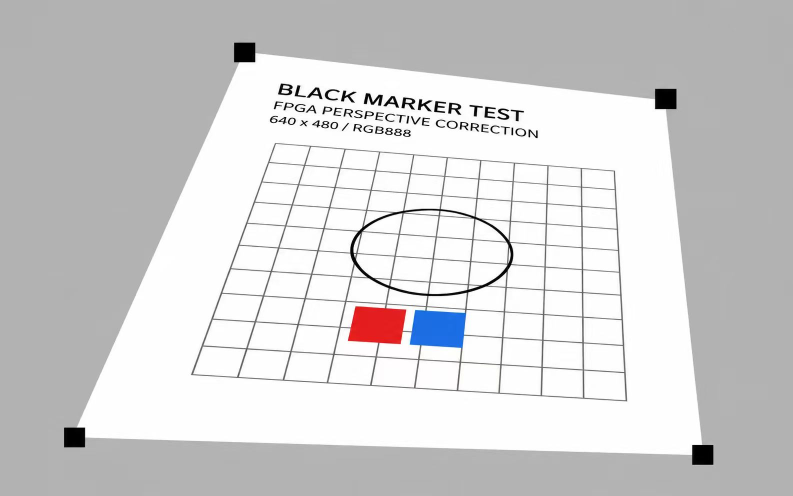
#> input picture member_c/IntegratedBaseline/board_next_20261016/review/materials/original_black_chart.jpg, 1586 x 992 px (shown at 1/2 size)
$ python software_black_chart_reference.py
#> lines starting #> are read from the running program, lines starting #| are printed output that depends on the picture; after the words box and inside, x2 and y2 are one past the last pixel; in counts of white or black regions, pixels touching at a corner belong together
"""Independent OpenCV example in ORIGINAL JPG coordinates, not camera pixels."""
from pathlib import Path
import hashlib
import json
import shutil
import cv2
import numpy as np

HERE=Path(__file__).resolve().parent
MATERIALS=HERE/'materials'
INPUTS={
 'original_black_chart.jpg':Path('C:/Users/Lenovo/AppData/Local/Temp/codex-clipboard-4dbd4c15-fa66-48f1-8ae4-d6f4207d5c69.jpg'),
 'board_black_chart_output.png':Path('C:/Users/Lenovo/AppData/Local/Temp/codex-clipboard-7fc8fda7-25b2-49fb-87fe-07a0092173dd.png'),
 'board_colored_chart_output.png':Path('C:/Users/Lenovo/AppData/Local/Temp/codex-clipboard-464238eb-ad39-4941-a8c1-a7bcea16f833.png')}

def main():
    MATERIALS.mkdir(exist_ok=True)
    source_manifest=[]
    for name,source in INPUTS.items():
        dest=MATERIALS/name
        shutil.copyfile(source,dest)
        source_manifest.append({'archive':str(dest),'original_path':str(source),
                                'sha256':hashlib.sha256(dest.read_bytes()).hexdigest(),
                                'space':'original_test_file' if name.startswith('original') else 'board_output_screenshot_not_raw_camera_input'})
    image=cv2.imread(str(MATERIALS/'original_black_chart.jpg'))
#> image is the input picture: shape (992, 1586, 3); mean B, G, R 209.3, 208.8, 209.3
    black=np.all(image<=64,axis=2).astype('uint8')
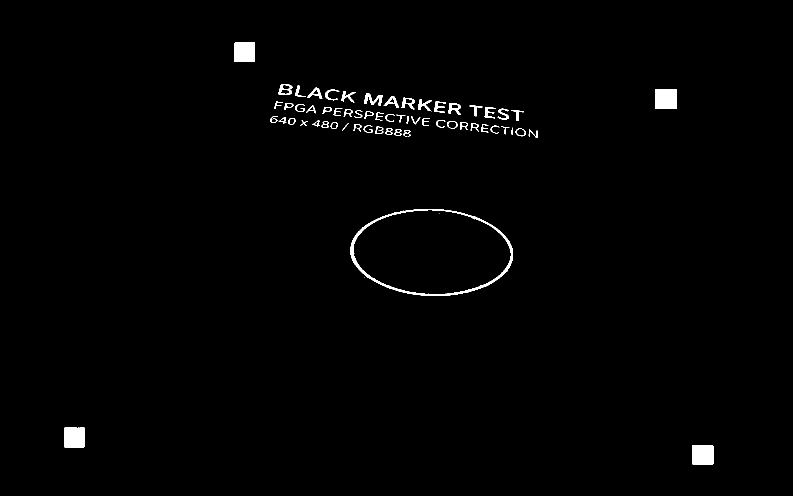
#> black: shape (992, 1586) (shown at 1/2 size); values 0 (black) and 1 (white), 1% white; 62 white regions (3 under 20 px), largest, box (x1, y1, x2, y2) and area: (701, 418, 1026, 592) 3351, (1310, 178, 1353, 218) 1699, (128, 855, 170, 895) 1672
    _,labels,stats,centers=cv2.connectedComponentsWithStats(black,8)
#> labels: shape (992, 1586) int32; 63 distinct labels, from 0 to 62
#> stats = 63 rows, first 6: [0, 0, 1586, 992, 1556862], [468, 85, 42, 39, 1636], [557, 168, 28, 22, 295], [590, 171, 21, 23, 141], [614, 175, 31, 23, 240], [650, 179, 29, 22, 186]; centers = 63 pairs, first value 148.5 to 1405.5, second value 104 to 909
    candidates=[]
    for stat,center in zip(stats[1:],centers[1:]):
        x,y,w,h,area=map(int,stat)
        if 25<=w<=70 and 25<=h<=70 and area>500 and area/(w*h)>.8:
            candidates.append(center)
#> this loop made 62 passes
#> (center, x, y, w, h, area) on passes 1 to 12: ([488.5, 104], 468, 85, 42, 39, 1636), ([570.4, 178.9], 557, 168, 28, 22, 295), ([596.3, 183.6], 590, 171, 21, 23, 141), ([631, 186.3], 614, 175, 31, 23, 240), ([660.3, 189], 650, 179, 29, 22, 186), ([1331.3, 197.4], 1310, 178, 43, 40, 1699), ([694.3, 192.5], 682, 182, 30, 23, 244), ([746, 198.4], 728, 187, 37, 24, 399), ([783.6, 203.6], 767, 192, 31, 23, 241), ([815.7, 205.7], 803, 195, 27, 24, 276), ([847.2, 209.8], 836, 199, 28, 24, 263), ([553.8, 209], 548, 203, 18, 15, 66)
#> (x, y, w, h, area) on passes 61 to 62: (128, 855, 42, 40, 1672), (1385, 890, 42, 39, 1635)
#> after the loop, candidates = [[488.5, 104], [1331.3, 197.4], [148.5, 874.5], [1405.5, 909]]
    assert len(candidates)==4, f'expected four compact black components, got {candidates}'
    upper=sorted(sorted(candidates,key=lambda p:p[1])[:2],key=lambda p:p[0])
#> upper = [[488.5, 104], [1331.3, 197.4]]
    lower=sorted(sorted(candidates,key=lambda p:p[1])[2:],key=lambda p:p[0])
#> lower = [[148.5, 874.5], [1405.5, 909]]
    source=np.float32([upper[0],upper[1],lower[1],lower[0]])
#> source = [[488.5, 104], [1331.3, 197.4], [1405.5, 909], [148.5, 874.5]]
    target=np.float32([[0,0],[764,0],[764,1079],[0,1079]])
    forward=cv2.getPerspectiveTransform(source,target)
#> forward = [[0.769, 0.339, -410.7], [-0.218, 1.96, -97.96], [-0.000167, 0.000566, 1]]
    mapped=cv2.perspectiveTransform(source[None,:,:],forward)[0]
#> mapped = [[1.75e-13, 8.73e-14], [764, 3.52e-13], [764, 1079], [3.87e-14, 1079]]
    assert np.max(np.abs(mapped-target))<.001
    reference=cv2.warpPerspective(image,forward,(765,1080),flags=cv2.INTER_LINEAR)
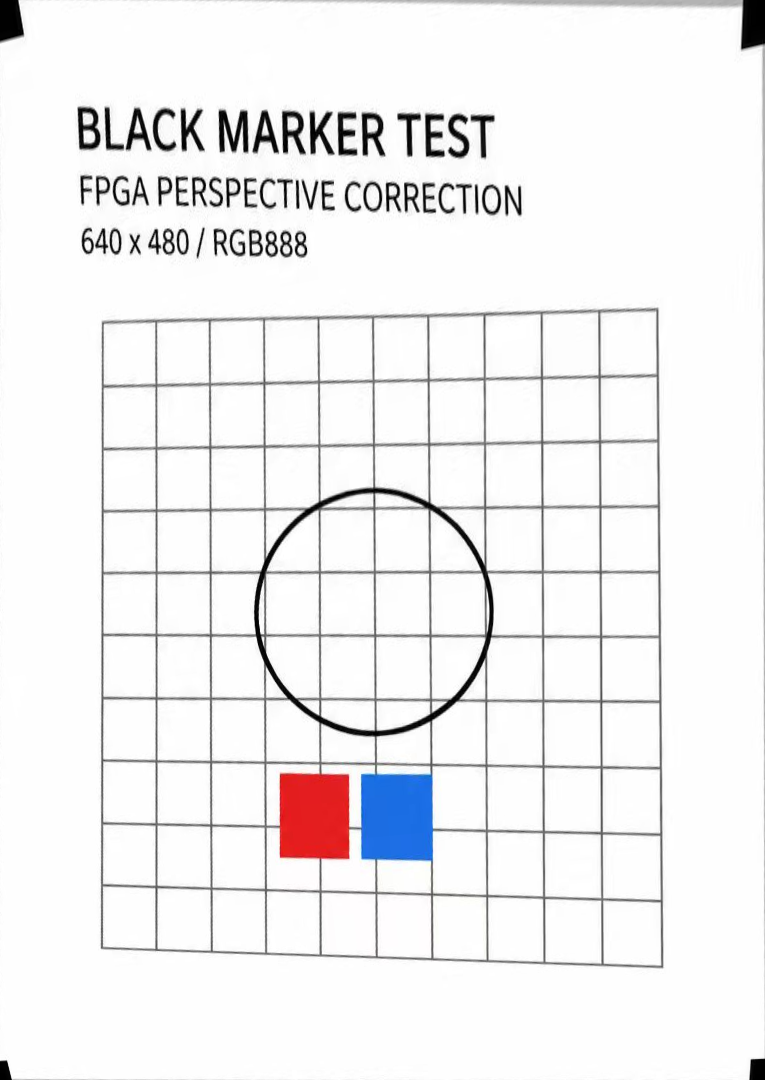
#> reference: shape (1080, 765, 3); mean B, G, R 240.4, 239.6, 240.4
    cv2.imwrite(str(HERE/'software_black_chart_765x1080.png'),reference)
    result={'status':'software_reference_only_not_board_acceptance','opencv_version':cv2.__version__,
            'materials':source_manifest,'original_jpg_size':[image.shape[1],image.shape[0]],
            'corner_space':'original JPG1586x992 pixel coordinates, NEVER1920x1080 camera coordinates',
            'source_black_component_centroids_TL_TR_BR_BL':source.tolist(),
            'target_size':[765,1080],'target_corners':target.tolist(),
            'forward_source_to_target_H':forward.tolist(),
            'target_ratio_policy':'Existing765x1080 convention retained; the printed640x480 text is not a target-aspect measurement.',
            'limitations':['No raw camera frame supplied; no real-camera selected centroids or H are inferred.',
                           'Output screenshots and original JPG are distinct coordinate spaces.',
                           'Four-point software warp does not prove printed grid is a metrically exact calibration chart.',
                           'The earlier black-only mismatch finding does not alone explain the black-marker board failure.']}
    (HERE/'software_black_chart_reference.json').write_text(json.dumps(result,indent=2)+'\n')
    print('PASS software reference corners mapped within0.001px; original JPG coordinates only')

if __name__=='__main__':main()
